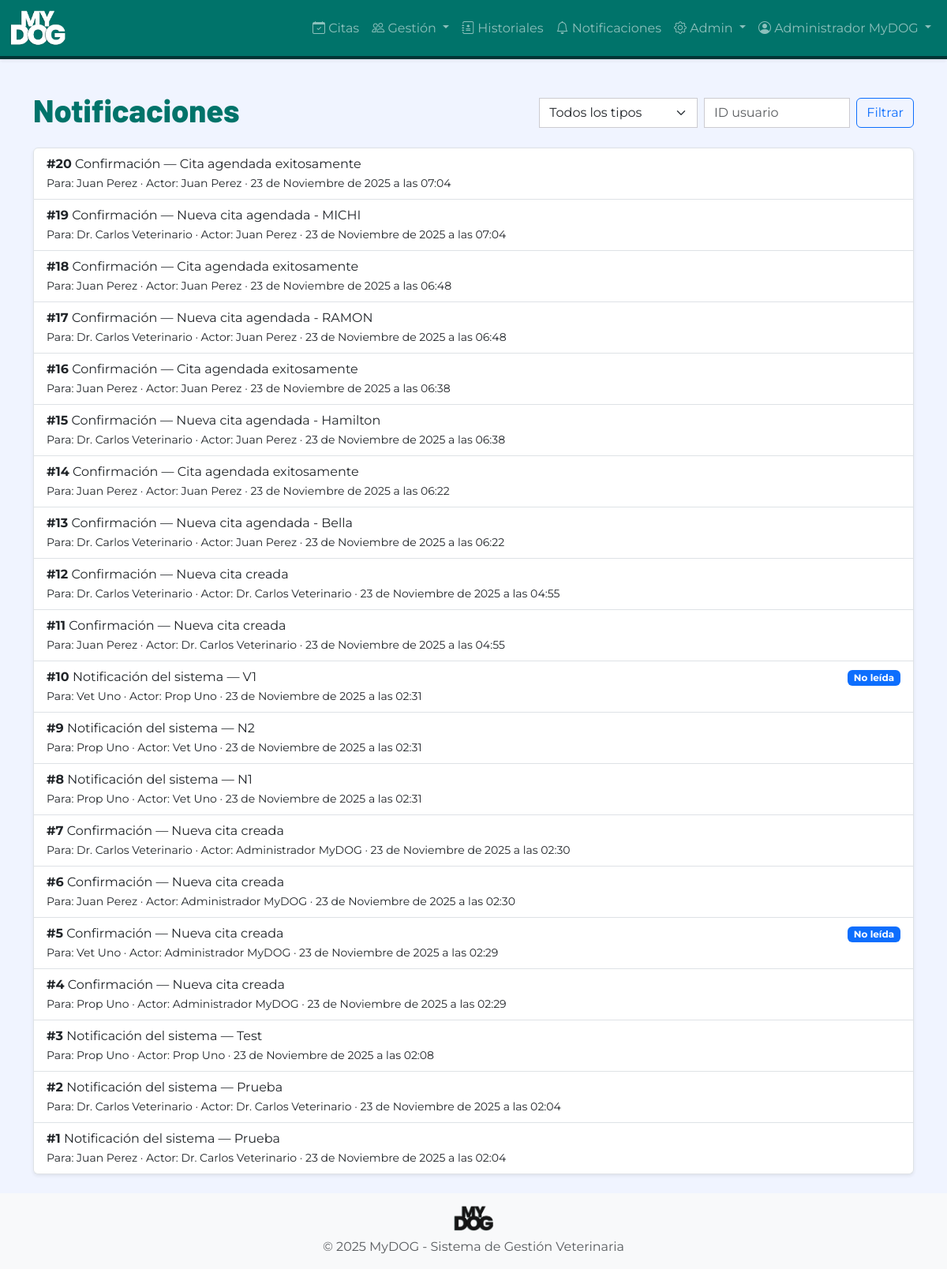
The page /notificaciones/admin/ (signed in) on the database its author committed.
### autenticacion/models.py (models this page shows, shortened)
class Usuario(AbstractUser):
    ROL_CHOICES = [
        ('ADMIN', 'Administrador'),
        ('VETERINARIO', 'Veterinario'),
        ('ADMINISTRATIVO', 'Personal Administrativo'),
        ('PROPIETARIO', 'Propietario'),
    ]
    rol = models.CharField(
        max_length=20,
        choices=ROL_CHOICES,
        verbose_name='Rol',
        help_text='Rol del usuario en el sistema'
    )
    activo = models.BooleanField(
        default=True,
        verbose_name='Activo',
        help_text='Indica si el usuario puede acceder al sistema'
    )
    intentos_fallidos = models.IntegerField(
        default=0,
        verbose_name='Intentos fallidos',
        help_text='Número de intentos fallidos de login consecutivos'
    )
    bloqueado_hasta = models.DateTimeField(
        null=True,
        blank=True,
        verbose_name='Bloqueado hasta',
        help_text='Fecha y hora hasta la cual el usuario está bloqueado'
    )
    foto_perfil = models.ImageField(
        upload_to='perfiles/',
        null=True,
        blank=True,
        verbose_name='Foto de perfil'
    )
    telefono = models.CharField(
        max_length=15,
        blank=True,
        verbose_name='Teléfono'
    )
    fecha_creacion = models.DateTimeField(
        auto_now_add=True,
        verbose_name='Fecha de creación'
    )
    fecha_modificacion = models.DateTimeField(
        auto_now=True,
        verbose_name='Fecha de modificación'
    )
    class Meta:
        verbose_name = 'Usuario'
        verbose_name_plural = 'Usuarios'
        ordering = ['-fecha_creacion']
    def es_admin(self):
        return self.rol == 'ADMIN'

### notificaciones/models.py (models this page shows, shortened)
class Notificacion(models.Model):
    TIPO_CHOICES = [
        ('CONFIRMACION', 'Confirmación'),
        ('RECORDATORIO', 'Recordatorio'),
        ('CANCELACION', 'Cancelación'),
        ('RESULTADO', 'Resultado disponible'),
        ('SISTEMA', 'Notificación del sistema'),
    ]
    usuario = models.ForeignKey(
        'autenticacion.Usuario',
        on_delete=models.CASCADE,
        related_name='notificaciones',
        verbose_name='Usuario'
    )
    actor = models.ForeignKey(
        'autenticacion.Usuario',
        on_delete=models.SET_NULL,
        null=True,
        blank=True,
        related_name='notificaciones_emitidas',
        verbose_name='Actor'
    )
    tipo = models.CharField(
        max_length=15,
        choices=TIPO_CHOICES,
        verbose_name='Tipo de notificación'
    )
    asunto = models.CharField(
        max_length=200,
        verbose_name='Asunto',
        help_text='Título o asunto de la notificación'
    )
    mensaje = models.TextField(
        verbose_name='Mensaje',
        help_text='Contenido de la notificación'
    )
    leida = models.BooleanField(
        default=False,
        verbose_name='Leída',
        help_text='Indica si la notificación ha sido leída'
    )
    canal_enviado = models.CharField(
        max_length=10,
        verbose_name='Canal de envío',
        help_text='Canal por el cual se "envió" la notificación'
    )
    fecha_envio = models.DateTimeField(
        auto_now_add=True,
        verbose_name='Fecha de envío'
    )
    fecha_lectura = models.DateTimeField(
        null=True,
        blank=True,
        verbose_name='Fecha de lectura'
    )
    simulada = models.BooleanField(
        default=True,
        verbose_name='Simulada',
        help_text='Indica que es una notificación simulada (siempre True)'
    )
    cita = models.ForeignKey(
        'citas.Cita',
        on_delete=models.SET_NULL,
        null=True,
        blank=True,
        related_name='notificaciones',
        verbose_name='Cita relacionada'
    )
    class Meta:
        verbose_name = 'Notificación'
        verbose_name_plural = 'Notificaciones'
        ordering = ['-fecha_envio']

### notificaciones/views.py (the view)
# urls.py: path('admin/', views.admin_notificaciones, name='admin'),
@login_required
@staff_required
def admin_notificaciones(request):
    tipo = request.GET.get('tipo')
    usuario_id = request.GET.get('usuario')
    qs = Notificacion.objects.all()
    if tipo:
        qs = qs.filter(tipo=tipo)
    if usuario_id:
        qs = qs.filter(usuario_id=usuario_id)
    return render(request, 'notificaciones/admin_lista.html', {'notificaciones': qs})

### notificaciones/context_processors.py (called while the page is built)
def notificaciones_unread(request):
    if getattr(request, 'user', None) and request.user.is_authenticated:
        count = Notificacion.objects.filter(usuario=request.user, leida=False).count()
        return {'notificaciones_unread': count}
    return {'notificaciones_unread': 0}

### templates/notificaciones/admin_lista.html (shortened to what this page needs)
{% extends 'base.html' %}
{% block content %}
<div class="d-flex justify-content-between align-items-center mb-3">
  <h1 class="font-titulo text-primary-mydog">Notificaciones</h1>
  <form class="d-flex" method="get">
    <select name="tipo" class="form-select me-2">
      <option value="">Todos los tipos</option>
    </select>
    <input name="usuario" class="form-control me-2" placeholder="ID usuario">
    <button class="btn btn-outline-primary" type="submit">Filtrar</button>
  </form>
 </div>
<div class="list-group shadow-sm">
  {% for n in notificaciones %}
  <div class="list-group-item">
    <div class="d-flex justify-content-between">
      <div>
        <strong>#{{ n.id }}</strong> {{ n.get_tipo_display }} — {{ n.asunto }}<br>
        <small>Para: {{ n.usuario.get_full_name }} · Actor: {{ n.actor.get_full_name|default:'-' }} · {{ n.fecha_envio }}</small>
      </div>
      <div>
        {% if not n.leida %}<span class="badge bg-primary">No leída</span>{% endif %}
      </div>
    </div>
  </div>
  {% empty %}
  <div class="list-group-item text-muted">No hay notificaciones</div>
  {% endfor %}
</div>
{% endblock %}

### templates/base.html (shortened to what this page needs)
{% load static %}
<!DOCTYPE html>
<html lang="es">
<head>
    <link href="https://cdn.jsdelivr.net/npm/bootstrap@5.3.0/dist/css/bootstrap.min.css" rel="stylesheet">
    <link rel="stylesheet" href="https://cdn.jsdelivr.net/npm/bootstrap-icons@1.11.0/font/bootstrap-icons.css">
    <link rel="stylesheet" href="{% static 'css/base.css' %}">
    <link rel="stylesheet" href="{% static 'css/responsive.css' %}">
</head>
<body>
    <nav class="navbar navbar-expand-lg navbar-dark bg-primary-mydog shadow-sm">
        <div class="container-fluid">
            <a class="navbar-brand" href="{% url 'home' %}">
                <img src="{% static 'img/logo-mydog-blanco.png' %}" alt="MyDOG" height="45" class="d-inline-block">
            </a>
            <div class="collapse navbar-collapse" id="navbarNav">
                <ul class="navbar-nav ms-auto">
                    {% if user.is_authenticated %}
                        {% if user.rol != 'PROPIETARIO' %}
                        <li class="nav-item">
                            <a class="nav-link" href="{% url 'citas:calendario' %}">
                                <i class="bi bi-calendar-check"></i> Citas
                            </a>
                        </li>
                        <li class="nav-item dropdown">
                            <a class="nav-link dropdown-toggle" href="#" role="button" data-bs-toggle="dropdown">
                                <i class="bi bi-people"></i> Gestión
                            </a>
                        </li>
                        {% endif %}
                        <li class="nav-item">
                            <a class="nav-link" href="{% url 'historiales:mis_mascotas' %}">
                                <i class="bi bi-journal-medical"></i>
                                {% if user.rol == 'PROPIETARIO' %}Mis Mascotas{% else %}Historiales{% endif %}
                            </a>
                        </li>
                        <li class="nav-item">
                            {% if user.rol == 'ADMIN' %}
                            <a class="nav-link" href="{% url 'notificaciones:admin' %}">
                            {% elif user.rol == 'VETERINARIO' %}
                            <a class="nav-link" href="{% url 'notificaciones:veterinario' %}">
                            {% else %}
                            <a class="nav-link" href="{% url 'notificaciones:propietario' %}">
                            {% endif %}
                                <i class="bi bi-bell"></i> Notificaciones
                            </a>
                        </li>
                        {% if user.es_admin %}
                        <li class="nav-item dropdown">
                            <a class="nav-link dropdown-toggle" href="#" role="button" data-bs-toggle="dropdown">
                                <i class="bi bi-gear"></i> Admin
                            </a>
                        </li>
                        {% endif %}
                        <li class="nav-item dropdown">
                            <a class="nav-link dropdown-toggle" href="#" role="button" data-bs-toggle="dropdown">
                                <i class="bi bi-person-circle"></i> {{ user.get_full_name|default:user.username }}
                            </a>
                        </li>
                    {% else %}
                        <li class="nav-item">
                            <a class="nav-link" href="{% url 'autenticacion:login' %}">Iniciar Sesión</a>
                        </li>
                    {% endif %}
                </ul>
            </div>
        </div>
    </nav>
    <main class="container py-4">
        {% block content %}{% endblock %}
    </main>
    <footer class="footer mt-auto py-3 bg-light">
        <div class="container text-center">
            <img src="{% static 'img/logo-mydog-negro.png' %}" alt="MyDOG" height="32" class="mb-2">
            <p class="text-muted mb-0">&copy; 2025 MyDOG - Sistema de Gestión Veterinaria</p>
        </div>
    </footer>
</body>
</html>

### static/css/base.css (style rules this page uses)
:root { --color-primary: #00736A; --color-secondary: #003535; --color-accent: #F95C32; --color-accent-light: #0FF7750; --color-bg-light: #F0F4FF; --color-gray: #CCCBD1; --color-white: #FFFFFF; --color-black: #000000; --font-titulo: 'Barlow', sans-serif; --font-subtitulo: 'Montserrat', sans-serif; --font-texto: 'Montserrat', sans-serif; }
body { font-family: var(--font-texto); background-color: var(--color-bg-light); color: var(--color-black); }
h1, h2, h3, h4, h5, h6, .font-titulo { font-family: var(--font-titulo); font-weight: 800; }
.bg-primary-mydog { background-color: var(--color-primary) !important; }
.text-primary-mydog { color: var(--color-primary) !important; }
.form-control, .form-select { border-radius: 0 !important; border-color: var(--color-gray); }
.navbar { box-shadow: 0 2px 4px rgba(0,0,0,0.1); box-shadow: none; border-bottom: 4px solid var(--color-secondary); }

### templates/base.html (style rules this page uses)
html, body { height: 100%; }
body { display: flex; flex-direction: column; }
main { flex: 1 0 auto; }
footer { flex-shrink: 0; }

### rows shown on the page
Usuario: get_full_name "Administrador MyDOG"
Notificacion: id "20", tipo "Confirmación", asunto "Cita agendada exitosamente", usuario.get_full_name "Juan Perez", actor.get_full_name "Juan Perez", fecha_envio "23 de Noviembre de 2025 a las 07:04"
Notificacion: id "19", tipo "Confirmación", asunto "Nueva cita agendada - MICHI", usuario.get_full_name "Dr. Carlos Veterinario", actor.get_full_name "Juan Perez", fecha_envio "23 de Noviembre de 2025 a las 07:04"
Notificacion: id "18", tipo "Confirmación", asunto "Cita agendada exitosamente", usuario.get_full_name "Juan Perez", actor.get_full_name "Juan Perez", fecha_envio "23 de Noviembre de 2025 a las 06:48"
Notificacion: id "17", tipo "Confirmación", asunto "Nueva cita agendada - RAMON", usuario.get_full_name "Dr. Carlos Veterinario", actor.get_full_name "Juan Perez", fecha_envio "23 de Noviembre de 2025 a las 06:48"
Notificacion: id "16", tipo "Confirmación", asunto "Cita agendada exitosamente", usuario.get_full_name "Juan Perez", actor.get_full_name "Juan Perez", fecha_envio "23 de Noviembre de 2025 a las 06:38"
Notificacion: id "15", tipo "Confirmación", asunto "Nueva cita agendada - Hamilton", usuario.get_full_name "Dr. Carlos Veterinario", actor.get_full_name "Juan Perez", fecha_envio "23 de Noviembre de 2025 a las 06:38"
Notificacion: id "14", tipo "Confirmación", asunto "Cita agendada exitosamente", usuario.get_full_name "Juan Perez", actor.get_full_name "Juan Perez", fecha_envio "23 de Noviembre de 2025 a las 06:22"
Notificacion: id "13", tipo "Confirmación", asunto "Nueva cita agendada - Bella", usuario.get_full_name "Dr. Carlos Veterinario", actor.get_full_name "Juan Perez", fecha_envio "23 de Noviembre de 2025 a las 06:22"
Notificacion: id "12", tipo "Confirmación", asunto "Nueva cita creada", usuario.get_full_name "Dr. Carlos Veterinario", actor.get_full_name "Dr. Carlos Veterinario", fecha_envio "23 de Noviembre de 2025 a las 04:55"
Notificacion: id "11", tipo "Confirmación", asunto "Nueva cita creada", usuario.get_full_name "Juan Perez", actor.get_full_name "Dr. Carlos Veterinario", fecha_envio "23 de Noviembre de 2025 a las 04:55"
Notificacion: id "10", tipo "Notificación del sistema", asunto "V1", usuario.get_full_name "Vet Uno", actor.get_full_name "Prop Uno", fecha_envio "23 de Noviembre de 2025 a las 02:31", leida "No leída"
Notificacion: id "9", tipo "Notificación del sistema", asunto "N2", usuario.get_full_name "Prop Uno", actor.get_full_name "Vet Uno", fecha_envio "23 de Noviembre de 2025 a las 02:31"
Notificacion: id "8", tipo "Notificación del sistema", asunto "N1", usuario.get_full_name "Prop Uno", actor.get_full_name "Vet Uno", fecha_envio "23 de Noviembre de 2025 a las 02:31"
Notificacion: id "7", tipo "Confirmación", asunto "Nueva cita creada", usuario.get_full_name "Dr. Carlos Veterinario", actor.get_full_name "Administrador MyDOG", fecha_envio "23 de Noviembre de 2025 a las 02:30"
Notificacion: id "6", tipo "Confirmación", asunto "Nueva cita creada", usuario.get_full_name "Juan Perez", actor.get_full_name "Administrador MyDOG", fecha_envio "23 de Noviembre de 2025 a las 02:30"
Notificacion: id "5", tipo "Confirmación", asunto "Nueva cita creada", usuario.get_full_name "Vet Uno", actor.get_full_name "Administrador MyDOG", fecha_envio "23 de Noviembre de 2025 a las 02:29", leida "No leída"
Notificacion: id "4", tipo "Confirmación", asunto "Nueva cita creada", usuario.get_full_name "Prop Uno", actor.get_full_name "Administrador MyDOG", fecha_envio "23 de Noviembre de 2025 a las 02:29"
Notificacion: id "3", tipo "Notificación del sistema", asunto "Test", usuario.get_full_name "Prop Uno", actor.get_full_name "Prop Uno", fecha_envio "23 de Noviembre de 2025 a las 02:08"
Notificacion: id "2", tipo "Notificación del sistema", asunto "Prueba", usuario.get_full_name "Dr. Carlos Veterinario", actor.get_full_name "Dr. Carlos Veterinario", fecha_envio "23 de Noviembre de 2025 a las 02:04"
Notificacion: id "1", tipo "Notificación del sistema", asunto "Prueba", usuario.get_full_name "Juan Perez", actor.get_full_name "Dr. Carlos Veterinario", fecha_envio "23 de Noviembre de 2025 a las 02:04"
